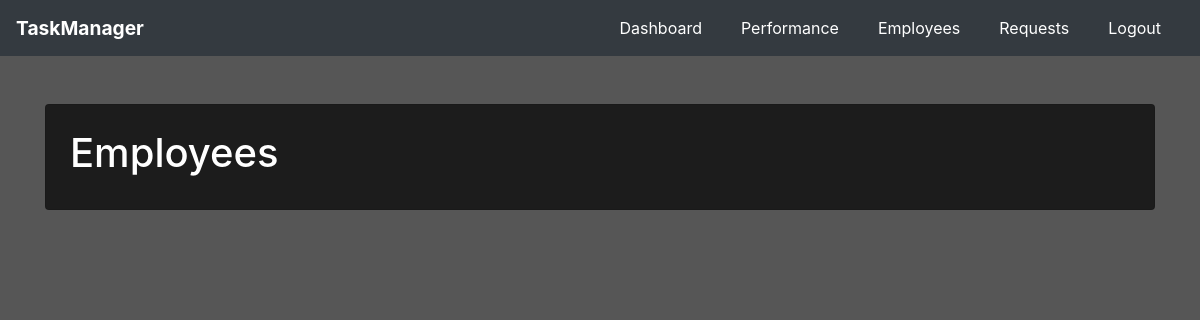
/admin/employees (signed in), run on an earlier commit of the app's database.
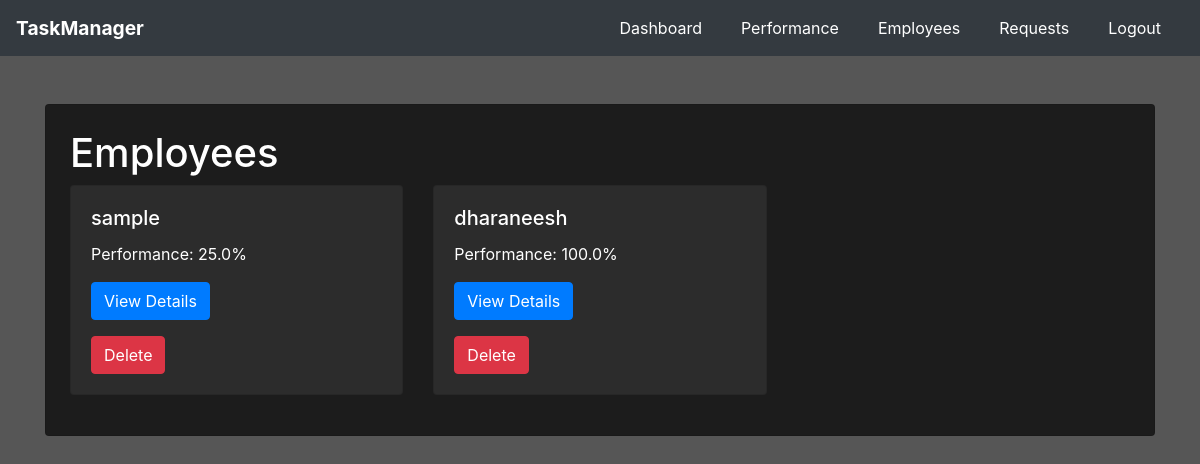
And on a later commit of the database.
### website/models.py (models this page shows)
class User(UserMixin, db.Model):
    id = db.Column(db.Integer, primary_key=True)
    username = db.Column(db.String(150), unique=True, nullable=False)
    password = db.Column(db.String(150), nullable=False)
    role = db.Column(db.String(50), nullable=False)
    email = db.Column(db.String(150), unique=True, nullable=False)
    assigned_tasks = db.relationship('TaskAssignment', backref='assigned_to', lazy=True, cascade="all, delete-orphan")
    tasks_assigned = db.relationship('Task', backref=db.backref('assigned_by_user'), lazy=True)
    extension_requests = db.relationship('ExtensionRequest', back_populates='requesting_user', lazy=True, overlaps="user", cascade="all, delete-orphan")

### website/routes.py (the view)
@main.route('/admin/employees')
@login_required
def employees():
    employees = User.query.filter_by(role='employee').all()
    employee_metrics = []
    for employee in employees:
        total_tasks = len(employee.assigned_tasks)
        completed_tasks = sum(1 for task in employee.assigned_tasks if task.task.status == 'Completed')
        ongoing_tasks = sum(1 for task in employee.assigned_tasks if task.task.status == 'Ongoing')
        overdue_tasks = sum(1 for task in employee.assigned_tasks if task.task.status == 'Overdue')
        late_submission_tasks = sum(1 for task in employee.assigned_tasks if task.task.status == 'Late Submission')
        success_rate = (completed_tasks / total_tasks) * 100 if total_tasks > 0 else 0
        employee_metrics.append({
            'employee': employee,
            'total_tasks': total_tasks,
            'completed_tasks': completed_tasks,
            'ongoing_tasks': ongoing_tasks,
            'overdue_tasks': overdue_tasks,
            'late_submission_tasks': late_submission_tasks,
            'success_rate': success_rate
        })
    return render_template('admin/employees.html', employee_metrics=employee_metrics)

### website/templates/admin/employees.html (shortened to what this page needs)
{% extends "base.html" %}
{% block navbar %}
<nav class="navbar navbar-expand-lg navbar-dark">
  <a class="navbar-brand" href="#">TaskManager</a>
  <div class="collapse navbar-collapse" id="navbarNav">
    <ul class="navbar-nav ml-auto">
      <li class="nav-item">
        <a class="nav-link" href="{{ url_for('main.admin_dashboard') }}">Dashboard</a>
      </li>
      <li class="nav-item">
        <a class="nav-link" href="{{ url_for('main.performance') }}">Performance</a>
      </li>
      <li class="nav-item">
        <a class="nav-link" href="{{ url_for('main.employees') }}">Employees</a>
      </li>
      <li class="nav-item">
        <a class="nav-link" href="{{ url_for('auth.view_requests') }}">Requests</a>
      </li>
      <li class="nav-item">
        <a class="nav-link" href="{{ url_for('auth.logout') }}">Logout</a>
      </li>
    </ul>
  </div>
</nav>
{% endblock %}
{% block content %}
<div class="container mt-5">
    <div class="card p-4" style="background-color: #1c1c1c; color: #ffffff;">
        <h1>Employees</h1>
        <div class="row">
            {% for metric in employee_metrics %}
            <div class="col-md-4 mb-3">
                <div class="card h-100" style="background-color: #2c2c2c; color: #ffffff;">
                    <div class="card-body">
                        <h5 class="card-title">{{ metric.employee.username }}</h5>
                        <p class="card-text">Performance: {{ metric.success_rate }}%</p>
                        <a href="{{ url_for('main.employee_performance', employee_id=metric.employee.id) }}" class="btn btn-primary">View Details</a>
                        <form method="POST" action="{{ url_for('main.delete_employee', employee_id=metric.employee.id) }}" class="mt-3" onsubmit="return confirmDelete('{{ metric.employee.username }}');">
                            <button type="submit" class="btn btn-danger">Delete</button>
                        </form>
                    </div>
                </div>
            </div>
            {% endfor %}
        </div>
    </div>
</div>
{% endblock %}

What changed in the data, as far as the page shows it:
added User: employee.username "sample"
added User: employee.username "dharaneesh"
Also different on the page:
new list line: "Performance: 25.0 % View Details Delete"
new list line: "Performance: 100.0 % View Details Delete"
